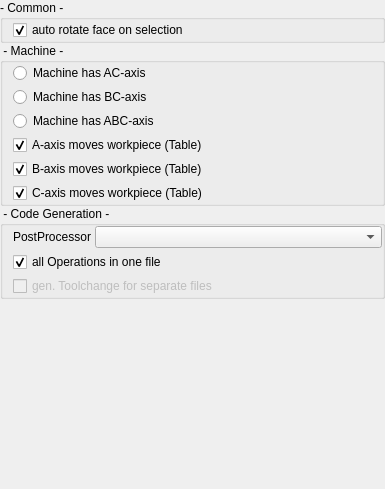
<?xml version="1.0" encoding="UTF-8"?>
<ui version="4.0">
 <class>GeneralConfig</class>
 <widget class="QWidget" name="GeneralConfig">
  <property name="geometry">
   <rect>
    <x>0</x>
    <y>0</y>
    <width>385</width>
    <height>489</height>
   </rect>
  </property>
  <layout class="QGridLayout" name="gridLayout" rowstretch="0,0,0,0,0" columnstretch="0,0">
   <property name="leftMargin">
    <number>0</number>
   </property>
   <property name="topMargin">
    <number>0</number>
   </property>
   <property name="rightMargin">
    <number>0</number>
   </property>
   <property name="bottomMargin">
    <number>0</number>
   </property>
   <property name="horizontalSpacing">
    <number>2</number>
   </property>
   <property name="verticalSpacing">
    <number>0</number>
   </property>
   <item row="3" column="0" colspan="2">
    <widget class="QGroupBox" name="gCodeGeneration">
     <property name="title">
      <string> - Code Generation - </string>
     </property>
     <layout class="QGridLayout" name="gridLayout_1">
      <property name="leftMargin">
       <number>10</number>
      </property>
      <property name="topMargin">
       <number>0</number>
      </property>
      <property name="rightMargin">
       <number>0</number>
      </property>
      <property name="bottomMargin">
       <number>0</number>
      </property>
      <property name="spacing">
       <number>4</number>
      </property>
      <item row="0" column="1">
       <widget class="QComboBox" name="cbPostProcessors">
        <property name="sizePolicy">
         <sizepolicy hsizetype="MinimumExpanding" vsizetype="Fixed">
          <horstretch>0</horstretch>
          <verstretch>0</verstretch>
         </sizepolicy>
        </property>
       </widget>
      </item>
      <item row="0" column="0">
       <widget class="QLabel" name="label">
        <property name="sizePolicy">
         <sizepolicy hsizetype="Fixed" vsizetype="Fixed">
          <horstretch>0</horstretch>
          <verstretch>0</verstretch>
         </sizepolicy>
        </property>
        <property name="text">
         <string>PostProcessor</string>
        </property>
       </widget>
      </item>
      <item row="1" column="0" colspan="2">
       <widget class="QCheckBox" name="cAllInOne">
        <property name="text">
         <string>all Operations in one file</string>
        </property>
        <property name="checked">
         <bool>true</bool>
        </property>
       </widget>
      </item>
      <item row="2" column="0" colspan="2">
       <widget class="QCheckBox" name="cSepToolChange">
        <property name="enabled">
         <bool>false</bool>
        </property>
        <property name="text">
         <string>gen. Toolchange for separate files</string>
        </property>
       </widget>
      </item>
     </layout>
    </widget>
   </item>
   <item row="4" column="0">
    <spacer name="verticalSpacer">
     <property name="orientation">
      <enum>Qt::Vertical</enum>
     </property>
     <property name="sizeHint" stdset="0">
      <size>
       <width>20</width>
       <height>40</height>
      </size>
     </property>
    </spacer>
   </item>
   <item row="1" column="0" colspan="2">
    <widget class="QGroupBox" name="gCommon">
     <property name="title">
      <string>- Common -</string>
     </property>
     <layout class="QGridLayout" name="gridLayout_3">
      <property name="leftMargin">
       <number>10</number>
      </property>
      <property name="topMargin">
       <number>0</number>
      </property>
      <property name="rightMargin">
       <number>0</number>
      </property>
      <property name="bottomMargin">
       <number>0</number>
      </property>
      <property name="spacing">
       <number>4</number>
      </property>
      <item row="0" column="0">
       <widget class="QCheckBox" name="cAutoRotateSelection">
        <property name="text">
         <string>auto rotate face on selection</string>
        </property>
        <property name="checked">
         <bool>true</bool>
        </property>
       </widget>
      </item>
     </layout>
    </widget>
   </item>
   <item row="2" column="0" colspan="2">
    <widget class="QGroupBox" name="gMachine">
     <property name="title">
      <string> - Machine - </string>
     </property>
     <layout class="QGridLayout" name="gridLayout_2">
      <property name="leftMargin">
       <number>10</number>
      </property>
      <property name="topMargin">
       <number>0</number>
      </property>
      <property name="rightMargin">
       <number>0</number>
      </property>
      <property name="bottomMargin">
       <number>0</number>
      </property>
      <property name="spacing">
       <number>4</number>
      </property>
      <item row="0" column="0">
       <widget class="QRadioButton" name="rbAC">
        <property name="text">
         <string>Machine has AC-axis</string>
        </property>
       </widget>
      </item>
      <item row="5" column="0">
       <widget class="QCheckBox" name="cCisTable">
        <property name="text">
         <string>C-axis moves workpiece (Table)</string>
        </property>
        <property name="checked">
         <bool>true</bool>
        </property>
       </widget>
      </item>
      <item row="1" column="0">
       <widget class="QRadioButton" name="rbBC">
        <property name="text">
         <string>Machine has BC-axis</string>
        </property>
       </widget>
      </item>
      <item row="3" column="0">
       <widget class="QCheckBox" name="cAisTable">
        <property name="text">
         <string>A-axis moves workpiece (Table)</string>
        </property>
        <property name="checked">
         <bool>true</bool>
        </property>
       </widget>
      </item>
      <item row="2" column="0">
       <widget class="QRadioButton" name="rbABC">
        <property name="text">
         <string>Machine has ABC-axis</string>
        </property>
       </widget>
      </item>
      <item row="4" column="0">
       <widget class="QCheckBox" name="cBisTable">
        <property name="text">
         <string>B-axis moves workpiece (Table)</string>
        </property>
        <property name="checked">
         <bool>true</bool>
        </property>
       </widget>
      </item>
     </layout>
    </widget>
   </item>
  </layout>
 </widget>
 <resources/>
 <connections/>
</ui>
